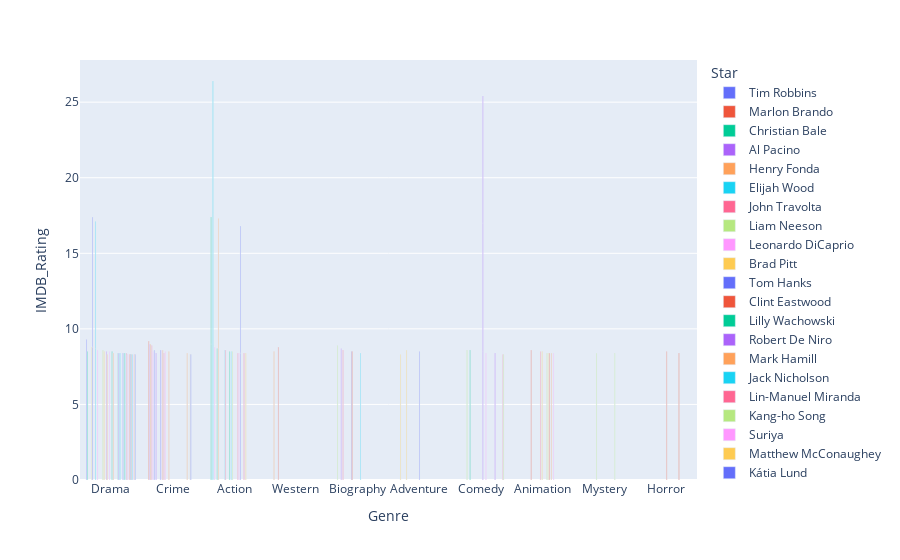

Notebook cell for this chart:
### Code cell
fig

### Figure 1 — Plotly figure (JSON) as saved in the notebook; plotly's stock layout.template omitted (floating-point values rounded to 4 significant figures)
{"data": [{"alignmentgroup": "True", "hovertemplate": "Star=Tim Robbins<br>Genre=%{x}<br>IMDB_Rating=%{y}<extra></extra>", "legendgroup": "Tim Robbins", "marker": {"color": "#636efa", "pattern": {"shape": ""}}, "name": "Tim Robbins", "offsetgroup": "Tim Robbins", "orientation": "v", "showlegend": true, "textposition": "auto", "type": "bar", "x": ["Drama"], "xaxis": "x", "y": [9.3], "yaxis": "y"}, {"alignmentgroup": "True", "hovertemplate": "Star=Marlon Brando<br>Genre=%{x}<br>IMDB_Rating=%{y}<extra></extra>", "legendgroup": "Marlon Brando", "marker": {"color": "#EF553B", "pattern": {"shape": ""}}, "name": "Marlon Brando", "offsetgroup": "Marlon Brando", "orientation": "v", "showlegend": true, "textposition": "auto", "type": "bar", "x": ["Crime"], "xaxis": "x", "y": [9.2], "yaxis": "y"}, {"alignmentgroup": "True", "hovertemplate": "Star=Christian Bale<br>Genre=%{x}<br>IMDB_Rating=%{y}<extra></extra>", "legendgroup": "Christian Bale", "marker": {"color": "#00cc96", "pattern": {"shape": ""}}, "name": "Christian Bale", "offsetgroup": "Christian Bale", "orientation": "v", "showlegend": true, "textposition": "auto", "type": "bar", "x": ["Action", "Drama", "Action"], "xaxis": "x", "y": [9, 8.5, 8.4], "yaxis": "y"}, {"alignmentgroup": "True", "hovertemplate": "Star=Al Pacino<br>Genre=%{x}<br>IMDB_Rating=%{y}<extra></extra>", "legendgroup": "Al Pacino", "marker": {"color": "#ab63fa", "pattern": {"shape": ""}}, "name": "Al Pacino", "offsetgroup": "Al Pacino", "orientation": "v", "showlegend": true, "textposition": "auto", "type": "bar", "x": ["Crime"], "xaxis": "x", "y": [9], "yaxis": "y"}, {"alignmentgroup": "True", "hovertemplate": "Star=Henry Fonda<br>Genre=%{x}<br>IMDB_Rating=%{y}<extra></extra>", "legendgroup": "Henry Fonda", "marker": {"color": "#FFA15A", "pattern": {"shape": ""}}, "name": "Henry Fonda", "offsetgroup": "Henry Fonda", "orientation": "v", "showlegend": true, "textposition": "auto", "type": "bar", "x": ["Crime", "Western"], "xaxis": "x", "y": [9, 8.5], "yaxis": "y"}, {"alignmentgroup": "True", "hovertemplate": "Star=Elijah Wood<br>Genre=%{x}<br>IMDB_Rating=%{y}<extra></extra>", "legendgroup": "Elijah Wood", "marker": {"color": "#19d3f3", "pattern": {"shape": ""}}, "name": "Elijah Wood", "offsetgroup": "Elijah Wood", "orientation": "v", "showlegend": true, "textposition": "auto", "type": "bar", "x": ["Action", "Action", "Action"], "xaxis": "x", "y": [8.9, 8.8, 8.7], "yaxis": "y"}, {"alignmentgroup": "True", "hovertemplate": "Star=John Travolta<br>Genre=%{x}<br>IMDB_Rating=%{y}<extra></extra>", "legendgroup": "John Travolta", "marker": {"color": "#FF6692", "pattern": {"shape": ""}}, "name": "John Travolta", "offsetgroup": "John Travolta", "orientation": "v", "showlegend": true, "textposition": "auto", "type": "bar", "x": ["Crime"], "xaxis": "x", "y": [8.9], "yaxis": "y"}, {"alignmentgroup": "True", "hovertemplate": "Star=Liam Neeson<br>Genre=%{x}<br>IMDB_Rating=%{y}<extra></extra>", "legendgroup": "Liam Neeson", "marker": {"color": "#B6E880", "pattern": {"shape": ""}}, "name": "Liam Neeson", "offsetgroup": "Liam Neeson", "orientation": "v", "showlegend": true, "textposition": "auto", "type": "bar", "x": ["Biography"], "xaxis": "x", "y": [8.9], "yaxis": "y"}, {"alignmentgroup": "True", "hovertemplate": "Star=Leonardo DiCaprio<br>Genre=%{x}<br>IMDB_Rating=%{y}<extra></extra>", "legendgroup": "Leonardo DiCaprio", "marker": {"color": "#FF97FF", "pattern": {"shape": ""}}, "name": "Leonardo DiCaprio", "offsetgroup": "Leonardo DiCaprio", "orientation": "v", "showlegend": true, "textposition": "auto", "type": "bar", "x": ["Action", "Crime"], "xaxis": "x", "y": [8.8, 8.5], "yaxis": "y"}, {"alignmentgroup": "True", "hovertemplate": "Star=Brad Pitt<br>Genre=%{x}<br>IMDB_Rating=%{y}<extra></extra>", "legendgroup": "Brad Pitt", "marker": {"color": "#FECB52", "pattern": {"shape": ""}}, "name": "Brad Pitt", "offsetgroup": "Brad Pitt", "orientation": "v", "showlegend": true, "textposition": "auto", "type": "bar", "x": ["Drama", "Adventure"], "xaxis": "x", "y": [8.8, 8.3], "yaxis": "y"}, {"alignmentgroup": "True", "hovertemplate": "Star=Tom Hanks<br>Genre=%{x}<br>IMDB_Rating=%{y}<extra></extra>", "legendgroup": "Tom Hanks", "marker": {"color": "#636efa", "pattern": {"shape": ""}}, "name": "Tom Hanks", "offsetgroup": "Tom Hanks", "orientation": "v", "showlegend": true, "textposition": "auto", "type": "bar", "x": ["Drama", "Drama", "Crime"], "xaxis": "x", "y": [8.8, 8.6, 8.6], "yaxis": "y"}, {"alignmentgroup": "True", "hovertemplate": "Star=Clint Eastwood<br>Genre=%{x}<br>IMDB_Rating=%{y}<extra></extra>", "legendgroup": "Clint Eastwood", "marker": {"color": "#EF553B", "pattern": {"shape": ""}}, "name": "Clint Eastwood", "offsetgroup": "Clint Eastwood", "orientation": "v", "showlegend": true, "textposition": "auto", "type": "bar", "x": ["Western"], "xaxis": "x", "y": [8.8], "yaxis": "y"}, {"alignmentgroup": "True", "hovertemplate": "Star=Lilly Wachowski<br>Genre=%{x}<br>IMDB_Rating=%{y}<extra></extra>", "legendgroup": "Lilly Wachowski", "marker": {"color": "#00cc96", "pattern": {"shape": ""}}, "name": "Lilly Wachowski", "offsetgroup": "Lilly Wachowski", "orientation": "v", "showlegend": true, "textposition": "auto", "type": "bar", "x": ["Action"], "xaxis": "x", "y": [8.7], "yaxis": "y"}, {"alignmentgroup": "True", "hovertemplate": "Star=Robert De Niro<br>Genre=%{x}<br>IMDB_Rating=%{y}<extra></extra>", "legendgroup": "Robert De Niro", "marker": {"color": "#ab63fa", "pattern": {"shape": ""}}, "name": "Robert De Niro", "offsetgroup": "Robert De Niro", "orientation": "v", "showlegend": true, "textposition": "auto", "type": "bar", "x": ["Biography", "Crime"], "xaxis": "x", "y": [8.7, 8.4], "yaxis": "y"}, {"alignmentgroup": "True", "hovertemplate": "Star=Mark Hamill<br>Genre=%{x}<br>IMDB_Rating=%{y}<extra></extra>", "legendgroup": "Mark Hamill", "marker": {"color": "#FFA15A", "pattern": {"shape": ""}}, "name": "Mark Hamill", "offsetgroup": "Mark Hamill", "orientation": "v", "showlegend": true, "textposition": "auto", "type": "bar", "x": ["Action", "Action"], "xaxis": "x", "y": [8.7, 8.6], "yaxis": "y"}, {"alignmentgroup": "True", "hovertemplate": "Star=Jack Nicholson<br>Genre=%{x}<br>IMDB_Rating=%{y}<extra></extra>", "legendgroup": "Jack Nicholson", "marker": {"color": "#19d3f3", "pattern": {"shape": ""}}, "name": "Jack Nicholson", "offsetgroup": "Jack Nicholson", "orientation": "v", "showlegend": true, "textposition": "auto", "type": "bar", "x": ["Drama", "Drama"], "xaxis": "x", "y": [8.7, 8.4], "yaxis": "y"}, {"alignmentgroup": "True", "hovertemplate": "Star=Lin-Manuel Miranda<br>Genre=%{x}<br>IMDB_Rating=%{y}<extra></extra>", "legendgroup": "Lin-Manuel Miranda", "marker": {"color": "#FF6692", "pattern": {"shape": ""}}, "name": "Lin-Manuel Miranda", "offsetgroup": "Lin-Manuel Miranda", "orientation": "v", "showlegend": true, "textposition": "auto", "type": "bar", "x": ["Biography"], "xaxis": "x", "y": [8.6], "yaxis": "y"}, {"alignmentgroup": "True", "hovertemplate": "Star=Kang-ho Song<br>Genre=%{x}<br>IMDB_Rating=%{y}<extra></extra>", "legendgroup": "Kang-ho Song", "marker": {"color": "#B6E880", "pattern": {"shape": ""}}, "name": "Kang-ho Song", "offsetgroup": "Kang-ho Song", "orientation": "v", "showlegend": true, "textposition": "auto", "type": "bar", "x": ["Comedy"], "xaxis": "x", "y": [8.6], "yaxis": "y"}, {"alignmentgroup": "True", "hovertemplate": "Star=Suriya<br>Genre=%{x}<br>IMDB_Rating=%{y}<extra></extra>", "legendgroup": "Suriya", "marker": {"color": "#FF97FF", "pattern": {"shape": ""}}, "name": "Suriya", "offsetgroup": "Suriya", "orientation": "v", "showlegend": true, "textposition": "auto", "type": "bar", "x": ["Drama"], "xaxis": "x", "y": [8.6], "yaxis": "y"}, {"alignmentgroup": "True", "hovertemplate": "Star=Matthew McConaughey<br>Genre=%{x}<br>IMDB_Rating=%{y}<extra></extra>", "legendgroup": "Matthew McConaughey", "marker": {"color": "#FECB52", "pattern": {"shape": ""}}, "name": "Matthew McConaughey", "offsetgroup": "Matthew McConaughey", "orientation": "v", "showlegend": true, "textposition": "auto", "type": "bar", "x": ["Adventure"], "xaxis": "x", "y": [8.6], "yaxis": "y"}, {"alignmentgroup": "True", "hovertemplate": "Star=Kátia Lund<br>Genre=%{x}<br>IMDB_Rating=%{y}<extra></extra>", "legendgroup": "Kátia Lund", "marker": {"color": "#636efa", "pattern": {"shape": ""}}, "name": "Kátia Lund", "offsetgroup": "Kátia Lund", "orientation": "v", "showlegend": true, "textposition": "auto", "type": "bar", "x": ["Crime"], "xaxis": "x", "y": [8.6], "yaxis": "y"}, {"alignmentgroup": "True", "hovertemplate": "Star=Daveigh Chase<br>Genre=%{x}<br>IMDB_Rating=%{y}<extra></extra>", "legendgroup": "Daveigh Chase", "marker": {"color": "#EF553B", "pattern": {"shape": ""}}, "name": "Daveigh Chase", "offsetgroup": "Daveigh Chase", "orientation": "v", "showlegend": true, "textposition": "auto", "type": "bar", "x": ["Animation"], "xaxis": "x", "y": [8.6], "yaxis": "y"}, {"alignmentgroup": "True", "hovertemplate": "Star=Roberto Benigni<br>Genre=%{x}<br>IMDB_Rating=%{y}<extra></extra>", "legendgroup": "Roberto Benigni", "marker": {"color": "#00cc96", "pattern": {"shape": ""}}, "name": "Roberto Benigni", "offsetgroup": "Roberto Benigni", "orientation": "v", "showlegend": true, "textposition": "auto", "type": "bar", "x": ["Comedy"], "xaxis": "x", "y": [8.6], "yaxis": "y"}, {"alignmentgroup": "True", "hovertemplate": "Star=Morgan Freeman<br>Genre=%{x}<br>IMDB_Rating=%{y}<extra></extra>", "legendgroup": "Morgan Freeman", "marker": {"color": "#ab63fa", "pattern": {"shape": ""}}, "name": "Morgan Freeman", "offsetgroup": "Morgan Freeman", "orientation": "v", "showlegend": true, "textposition": "auto", "type": "bar", "x": ["Crime"], "xaxis": "x", "y": [8.6], "yaxis": "y"}, {"alignmentgroup": "True", "hovertemplate": "Star=Jodie Foster<br>Genre=%{x}<br>IMDB_Rating=%{y}<extra></extra>", "legendgroup": "Jodie Foster", "marker": {"color": "#FFA15A", "pattern": {"shape": ""}}, "name": "Jodie Foster", "offsetgroup": "Jodie Foster", "orientation": "v", "showlegend": true, "textposition": "auto", "type": "bar", "x": ["Crime"], "xaxis": "x", "y": [8.6], "yaxis": "y"}, {"alignmentgroup": "True", "hovertemplate": "Star=Tatsuya Nakadai<br>Genre=%{x}<br>IMDB_Rating=%{y}<extra></extra>", "legendgroup": "Tatsuya Nakadai", "marker": {"color": "#19d3f3", "pattern": {"shape": ""}}, "name": "Tatsuya Nakadai", "offsetgroup": "Tatsuya Nakadai", "orientation": "v", "showlegend": true, "textposition": "auto", "type": "bar", "x": ["Action"], "xaxis": "x", "y": [8.6], "yaxis": "y"}, {"alignmentgroup": "True", "hovertemplate": "Star=Toshirô Mifune<br>Genre=%{x}<br>IMDB_Rating=%{y}<extra></extra>", "legendgroup": "Toshirô Mifune", "marker": {"color": "#FF6692", "pattern": {"shape": ""}}, "name": "Toshirô Mifune", "offsetgroup": "Toshirô Mifune", "orientation": "v", "showlegend": true, "textposition": "auto", "type": "bar", "x": ["Action", "Crime"], "xaxis": "x", "y": [8.6, 8.4], "yaxis": "y"}, {"alignmentgroup": "True", "hovertemplate": "Star=James Stewart<br>Genre=%{x}<br>IMDB_Rating=%{y}<extra></extra>", "legendgroup": "James Stewart", "marker": {"color": "#B6E880", "pattern": {"shape": ""}}, "name": "James Stewart", "offsetgroup": "James Stewart", "orientation": "v", "showlegend": true, "textposition": "auto", "type": "bar", "x": ["Drama", "Mystery"], "xaxis": "x", "y": [8.6, 8.4], "yaxis": "y"}, {"alignmentgroup": "True", "hovertemplate": "Star=Joaquin Phoenix<br>Genre=%{x}<br>IMDB_Rating=%{y}<extra></extra>", "legendgroup": "Joaquin Phoenix", "marker": {"color": "#FF97FF", "pattern": {"shape": ""}}, "name": "Joaquin Phoenix", "offsetgroup": "Joaquin Phoenix", "orientation": "v", "showlegend": true, "textposition": "auto", "type": "bar", "x": ["Crime"], "xaxis": "x", "y": [8.5], "yaxis": "y"}, {"alignmentgroup": "True", "hovertemplate": "Star=Miles Teller<br>Genre=%{x}<br>IMDB_Rating=%{y}<extra></extra>", "legendgroup": "Miles Teller", "marker": {"color": "#FECB52", "pattern": {"shape": ""}}, "name": "Miles Teller", "offsetgroup": "Miles Teller", "orientation": "v", "showlegend": true, "textposition": "auto", "type": "bar", "x": ["Drama"], "xaxis": "x", "y": [8.5], "yaxis": "y"}, {"alignmentgroup": "True", "hovertemplate": "Star=Éric Toledano<br>Genre=%{x}<br>IMDB_Rating=%{y}<extra></extra>", "legendgroup": "Éric Toledano", "marker": {"color": "#636efa", "pattern": {"shape": ""}}, "name": "Éric Toledano", "offsetgroup": "Éric Toledano", "orientation": "v", "showlegend": true, "textposition": "auto", "type": "bar", "x": ["Biography"], "xaxis": "x", "y": [8.5], "yaxis": "y"}, {"alignmentgroup": "True", "hovertemplate": "Star=Adrien Brody<br>Genre=%{x}<br>IMDB_Rating=%{y}<extra></extra>", "legendgroup": "Adrien Brody", "marker": {"color": "#EF553B", "pattern": {"shape": ""}}, "name": "Adrien Brody", "offsetgroup": "Adrien Brody", "orientation": "v", "showlegend": true, "textposition": "auto", "type": "bar", "x": ["Biography"], "xaxis": "x", "y": [8.5], "yaxis": "y"}, {"alignmentgroup": "True", "hovertemplate": "Star=Russell Crowe<br>Genre=%{x}<br>IMDB_Rating=%{y}<extra></extra>", "legendgroup": "Russell Crowe", "marker": {"color": "#00cc96", "pattern": {"shape": ""}}, "name": "Russell Crowe", "offsetgroup": "Russell Crowe", "orientation": "v", "showlegend": true, "textposition": "auto", "type": "bar", "x": ["Action"], "xaxis": "x", "y": [8.5], "yaxis": "y"}, {"alignmentgroup": "True", "hovertemplate": "Star=Edward Norton<br>Genre=%{x}<br>IMDB_Rating=%{y}<extra></extra>", "legendgroup": "Edward Norton", "marker": {"color": "#ab63fa", "pattern": {"shape": ""}}, "name": "Edward Norton", "offsetgroup": "Edward Norton", "orientation": "v", "showlegend": true, "textposition": "auto", "type": "bar", "x": ["Drama"], "xaxis": "x", "y": [8.5], "yaxis": "y"}, {"alignmentgroup": "True", "hovertemplate": "Star=Kevin Spacey<br>Genre=%{x}<br>IMDB_Rating=%{y}<extra></extra>", "legendgroup": "Kevin Spacey", "marker": {"color": "#FFA15A", "pattern": {"shape": ""}}, "name": "Kevin Spacey", "offsetgroup": "Kevin Spacey", "orientation": "v", "showlegend": true, "textposition": "auto", "type": "bar", "x": ["Crime", "Drama"], "xaxis": "x", "y": [8.5, 8.3], "yaxis": "y"}, {"alignmentgroup": "True", "hovertemplate": "Star=Jean Reno<br>Genre=%{x}<br>IMDB_Rating=%{y}<extra></extra>", "legendgroup": "Jean Reno", "marker": {"color": "#19d3f3", "pattern": {"shape": ""}}, "name": "Jean Reno", "offsetgroup": "Jean Reno", "orientation": "v", "showlegend": true, "textposition": "auto", "type": "bar", "x": ["Action"], "xaxis": "x", "y": [8.5], "yaxis": "y"}, {"alignmentgroup": "True", "hovertemplate": "Star=Rob Minkoff<br>Genre=%{x}<br>IMDB_Rating=%{y}<extra></extra>", "legendgroup": "Rob Minkoff", "marker": {"color": "#FF6692", "pattern": {"shape": ""}}, "name": "Rob Minkoff", "offsetgroup": "Rob Minkoff", "orientation": "v", "showlegend": true, "textposition": "auto", "type": "bar", "x": ["Animation"], "xaxis": "x", "y": [8.5], "yaxis": "y"}, {"alignmentgroup": "True", "hovertemplate": "Star=Arnold Schwarzenegger<br>Genre=%{x}<br>IMDB_Rating=%{y}<extra></extra>", "legendgroup": "Arnold Schwarzenegger", "marker": {"color": "#B6E880", "pattern": {"shape": ""}}, "name": "Arnold Schwarzenegger", "offsetgroup": "Arnold Schwarzenegger", "orientation": "v", "showlegend": true, "textposition": "auto", "type": "bar", "x": ["Action"], "xaxis": "x", "y": [8.5], "yaxis": "y"}, {"alignmentgroup": "True", "hovertemplate": "Star=Philippe Noiret<br>Genre=%{x}<br>IMDB_Rating=%{y}<extra></extra>", "legendgroup": "Philippe Noiret", "marker": {"color": "#FF97FF", "pattern": {"shape": ""}}, "name": "Philippe Noiret", "offsetgroup": "Philippe Noiret", "orientation": "v", "showlegend": true, "textposition": "auto", "type": "bar", "x": ["Drama"], "xaxis": "x", "y": [8.5], "yaxis": "y"}, {"alignmentgroup": "True", "hovertemplate": "Star=Tsutomu Tatsumi<br>Genre=%{x}<br>IMDB_Rating=%{y}<extra></extra>", "legendgroup": "Tsutomu Tatsumi", "marker": {"color": "#FECB52", "pattern": {"shape": ""}}, "name": "Tsutomu Tatsumi", "offsetgroup": "Tsutomu Tatsumi", "orientation": "v", "showlegend": true, "textposition": "auto", "type": "bar", "x": ["Animation"], "xaxis": "x", "y": [8.5], "yaxis": "y"}, {"alignmentgroup": "True", "hovertemplate": "Star=Michael J. Fox<br>Genre=%{x}<br>IMDB_Rating=%{y}<extra></extra>", "legendgroup": "Michael J. Fox", "marker": {"color": "#636efa", "pattern": {"shape": ""}}, "name": "Michael J. Fox", "offsetgroup": "Michael J. Fox", "orientation": "v", "showlegend": true, "textposition": "auto", "type": "bar", "x": ["Adventure"], "xaxis": "x", "y": [8.5], "yaxis": "y"}, {"alignmentgroup": "True", "hovertemplate": "Star=Anthony Perkins<br>Genre=%{x}<br>IMDB_Rating=%{y}<extra></extra>", "legendgroup": "Anthony Perkins", "marker": {"color": "#EF553B", "pattern": {"shape": ""}}, "name": "Anthony Perkins", "offsetgroup": "Anthony Perkins", "orientation": "v", "showlegend": true, "textposition": "auto", "type": "bar", "x": ["Horror"], "xaxis": "x", "y": [8.5], "yaxis": "y"}, {"alignmentgroup": "True", "hovertemplate": "Star=Humphrey Bogart<br>Genre=%{x}<br>IMDB_Rating=%{y}<extra></extra>", "legendgroup": "Humphrey Bogart", "marker": {"color": "#00cc96", "pattern": {"shape": ""}}, "name": "Humphrey Bogart", "offsetgroup": "Humphrey Bogart", "orientation": "v", "showlegend": true, "textposition": "auto", "type": "bar", "x": ["Drama"], "xaxis": "x", "y": [8.5], "yaxis": "y"}, {"alignmentgroup": "True", "hovertemplate": "Star=Charles Chaplin<br>Genre=%{x}<br>IMDB_Rating=%{y}<extra></extra>", "legendgroup": "Charles Chaplin", "marker": {"color": "#ab63fa", "pattern": {"shape": ""}}, "name": "Charles Chaplin", "offsetgroup": "Charles Chaplin", "orientation": "v", "showlegend": true, "textposition": "auto", "type": "bar", "x": ["Comedy", "Comedy", "Comedy"], "xaxis": "x", "y": [8.5, 8.5, 8.4], "yaxis": "y"}, {"alignmentgroup": "True", "hovertemplate": "Star=Zain Al Rafeea<br>Genre=%{x}<br>IMDB_Rating=%{y}<extra></extra>", "legendgroup": "Zain Al Rafeea", "marker": {"color": "#FFA15A", "pattern": {"shape": ""}}, "name": "Zain Al Rafeea", "offsetgroup": "Zain Al Rafeea", "orientation": "v", "showlegend": true, "textposition": "auto", "type": "bar", "x": ["Drama"], "xaxis": "x", "y": [8.4], "yaxis": "y"}, {"alignmentgroup": "True", "hovertemplate": "Star=Erdem Can<br>Genre=%{x}<br>IMDB_Rating=%{y}<extra></extra>", "legendgroup": "Erdem Can", "marker": {"color": "#19d3f3", "pattern": {"shape": ""}}, "name": "Erdem Can", "offsetgroup": "Erdem Can", "orientation": "v", "showlegend": true, "textposition": "auto", "type": "bar", "x": ["Biography"], "xaxis": "x", "y": [8.4], "yaxis": "y"}, {"alignmentgroup": "True", "hovertemplate": "Star=Pushkar<br>Genre=%{x}<br>IMDB_Rating=%{y}<extra></extra>", "legendgroup": "Pushkar", "marker": {"color": "#FF6692", "pattern": {"shape": ""}}, "name": "Pushkar", "offsetgroup": "Pushkar", "orientation": "v", "showlegend": true, "textposition": "auto", "type": "bar", "x": ["Action"], "xaxis": "x", "y": [8.4], "yaxis": "y"}, {"alignmentgroup": "True", "hovertemplate": "Star=Ryûnosuke Kamiki<br>Genre=%{x}<br>IMDB_Rating=%{y}<extra></extra>", "legendgroup": "Ryûnosuke Kamiki", "marker": {"color": "#B6E880", "pattern": {"shape": ""}}, "name": "Ryûnosuke Kamiki", "offsetgroup": "Ryûnosuke Kamiki", "orientation": "v", "showlegend": true, "textposition": "auto", "type": "bar", "x": ["Animation"], "xaxis": "x", "y": [8.4], "yaxis": "y"}, {"alignmentgroup": "True", "hovertemplate": "Star=Aamir Khan<br>Genre=%{x}<br>IMDB_Rating=%{y}<extra></extra>", "legendgroup": "Aamir Khan", "marker": {"color": "#FF97FF", "pattern": {"shape": ""}}, "name": "Aamir Khan", "offsetgroup": "Aamir Khan", "orientation": "v", "showlegend": true, "textposition": "auto", "type": "bar", "x": ["Action", "Comedy"], "xaxis": "x", "y": [8.4, 8.4], "yaxis": "y"}, {"alignmentgroup": "True", "hovertemplate": "Star=Peter Ramsey<br>Genre=%{x}<br>IMDB_Rating=%{y}<extra></extra>", "legendgroup": "Peter Ramsey", "marker": {"color": "#FECB52", "pattern": {"shape": ""}}, "name": "Peter Ramsey", "offsetgroup": "Peter Ramsey", "orientation": "v", "showlegend": true, "textposition": "auto", "type": "bar", "x": ["Animation"], "xaxis": "x", "y": [8.4], "yaxis": "y"}, {"alignmentgroup": "True", "hovertemplate": "Star=Joe Russo<br>Genre=%{x}<br>IMDB_Rating=%{y}<extra></extra>", "legendgroup": "Joe Russo", "marker": {"color": "#636efa", "pattern": {"shape": ""}}, "name": "Joe Russo", "offsetgroup": "Joe Russo", "orientation": "v", "showlegend": true, "textposition": "auto", "type": "bar", "x": ["Action", "Action"], "xaxis": "x", "y": [8.4, 8.4], "yaxis": "y"}, {"alignmentgroup": "True", "hovertemplate": "Star=Adrian Molina<br>Genre=%{x}<br>IMDB_Rating=%{y}<extra></extra>", "legendgroup": "Adrian Molina", "marker": {"color": "#EF553B", "pattern": {"shape": ""}}, "name": "Adrian Molina", "offsetgroup": "Adrian Molina", "orientation": "v", "showlegend": true, "textposition": "auto", "type": "bar", "x": ["Animation"], "xaxis": "x", "y": [8.4], "yaxis": "y"}, {"alignmentgroup": "True", "hovertemplate": "Star=Jamie Foxx<br>Genre=%{x}<br>IMDB_Rating=%{y}<extra></extra>", "legendgroup": "Jamie Foxx", "marker": {"color": "#00cc96", "pattern": {"shape": ""}}, "name": "Jamie Foxx", "offsetgroup": "Jamie Foxx", "orientation": "v", "showlegend": true, "textposition": "auto", "type": "bar", "x": ["Drama"], "xaxis": "x", "y": [8.4], "yaxis": "y"}, {"alignmentgroup": "True", "hovertemplate": "Star=Amole Gupte<br>Genre=%{x}<br>IMDB_Rating=%{y}<extra></extra>", "legendgroup": "Amole Gupte", "marker": {"color": "#ab63fa", "pattern": {"shape": ""}}, "name": "Amole Gupte", "offsetgroup": "Amole Gupte", "orientation": "v", "showlegend": true, "textposition": "auto", "type": "bar", "x": ["Drama"], "xaxis": "x", "y": [8.4], "yaxis": "y"}, {"alignmentgroup": "True", "hovertemplate": "Star=Ben Burtt<br>Genre=%{x}<br>IMDB_Rating=%{y}<extra></extra>", "legendgroup": "Ben Burtt", "marker": {"color": "#FFA15A", "pattern": {"shape": ""}}, "name": "Ben Burtt", "offsetgroup": "Ben Burtt", "orientation": "v", "showlegend": true, "textposition": "auto", "type": "bar", "x": ["Animation"], "xaxis": "x", "y": [8.4], "yaxis": "y"}, {"alignmentgroup": "True", "hovertemplate": "Star=Ulrich Mühe<br>Genre=%{x}<br>IMDB_Rating=%{y}<extra></extra>", "legendgroup": "Ulrich Mühe", "marker": {"color": "#19d3f3", "pattern": {"shape": ""}}, "name": "Ulrich Mühe", "offsetgroup": "Ulrich Mühe", "orientation": "v", "showlegend": true, "textposition": "auto", "type": "bar", "x": ["Drama"], "xaxis": "x", "y": [8.4], "yaxis": "y"}, {"alignmentgroup": "True", "hovertemplate": "Star=Choi Min-sik<br>Genre=%{x}<br>IMDB_Rating=%{y}<extra></extra>", "legendgroup": "Choi Min-sik", "marker": {"color": "#FF6692", "pattern": {"shape": ""}}, "name": "Choi Min-sik", "offsetgroup": "Choi Min-sik", "orientation": "v", "showlegend": true, "textposition": "auto", "type": "bar", "x": ["Action"], "xaxis": "x", "y": [8.4], "yaxis": "y"}, {"alignmentgroup": "True", "hovertemplate": "Star=Guy Pearce<br>Genre=%{x}<br>IMDB_Rating=%{y}<extra></extra>", "legendgroup": "Guy Pearce", "marker": {"color": "#B6E880", "pattern": {"shape": ""}}, "name": "Guy Pearce", "offsetgroup": "Guy Pearce", "orientation": "v", "showlegend": true, "textposition": "auto", "type": "bar", "x": ["Mystery"], "xaxis": "x", "y": [8.4], "yaxis": "y"}, {"alignmentgroup": "True", "hovertemplate": "Star=Yôji Matsuda<br>Genre=%{x}<br>IMDB_Rating=%{y}<extra></extra>", "legendgroup": "Yôji Matsuda", "marker": {"color": "#FF97FF", "pattern": {"shape": ""}}, "name": "Yôji Matsuda", "offsetgroup": "Yôji Matsuda", "orientation": "v", "showlegend": true, "textposition": "auto", "type": "bar", "x": ["Animation"], "xaxis": "x", "y": [8.4], "yaxis": "y"}, {"alignmentgroup": "True", "hovertemplate": "Star=Harrison Ford<br>Genre=%{x}<br>IMDB_Rating=%{y}<extra></extra>", "legendgroup": "Harrison Ford", "marker": {"color": "#FECB52", "pattern": {"shape": ""}}, "name": "Harrison Ford", "offsetgroup": "Harrison Ford", "orientation": "v", "showlegend": true, "textposition": "auto", "type": "bar", "x": ["Action"], "xaxis": "x", "y": [8.4], "yaxis": "y"}, {"alignmentgroup": "True", "hovertemplate": "Star=Martin Sheen<br>Genre=%{x}<br>IMDB_Rating=%{y}<extra></extra>", "legendgroup": "Martin Sheen", "marker": {"color": "#636efa", "pattern": {"shape": ""}}, "name": "Martin Sheen", "offsetgroup": "Martin Sheen", "orientation": "v", "showlegend": true, "textposition": "auto", "type": "bar", "x": ["Drama"], "xaxis": "x", "y": [8.4], "yaxis": "y"}, {"alignmentgroup": "True", "hovertemplate": "Star=Sigourney Weaver<br>Genre=%{x}<br>IMDB_Rating=%{y}<extra></extra>", "legendgroup": "Sigourney Weaver", "marker": {"color": "#EF553B", "pattern": {"shape": ""}}, "name": "Sigourney Weaver", "offsetgroup": "Sigourney Weaver", "orientation": "v", "showlegend": true, "textposition": "auto", "type": "bar", "x": ["Horror"], "xaxis": "x", "y": [8.4], "yaxis": "y"}, {"alignmentgroup": "True", "hovertemplate": "Star=Rajesh Khanna<br>Genre=%{x}<br>IMDB_Rating=%{y}<extra></extra>", "legendgroup": "Rajesh Khanna", "marker": {"color": "#00cc96", "pattern": {"shape": ""}}, "name": "Rajesh Khanna", "offsetgroup": "Rajesh Khanna", "orientation": "v", "showlegend": true, "textposition": "auto", "type": "bar", "x": ["Drama"], "xaxis": "x", "y": [8.4], "yaxis": "y"}, {"alignmentgroup": "True", "hovertemplate": "Star=Peter Sellers<br>Genre=%{x}<br>IMDB_Rating=%{y}<extra></extra>", "legendgroup": "Peter Sellers", "marker": {"color": "#ab63fa", "pattern": {"shape": ""}}, "name": "Peter Sellers", "offsetgroup": "Peter Sellers", "orientation": "v", "showlegend": true, "textposition": "auto", "type": "bar", "x": ["Comedy"], "xaxis": "x", "y": [8.4], "yaxis": "y"}, {"alignmentgroup": "True", "hovertemplate": "Star=Tyrone Power<br>Genre=%{x}<br>IMDB_Rating=%{y}<extra></extra>", "legendgroup": "Tyrone Power", "marker": {"color": "#FFA15A", "pattern": {"shape": ""}}, "name": "Tyrone Power", "offsetgroup": "Tyrone Power", "orientation": "v", "showlegend": true, "textposition": "auto", "type": "bar", "x": ["Crime"], "xaxis": "x", "y": [8.4], "yaxis": "y"}, {"alignmentgroup": "True", "hovertemplate": "Star=Kirk Douglas<br>Genre=%{x}<br>IMDB_Rating=%{y}<extra></extra>", "legendgroup": "Kirk Douglas", "marker": {"color": "#19d3f3", "pattern": {"shape": ""}}, "name": "Kirk Douglas", "offsetgroup": "Kirk Douglas", "orientation": "v", "showlegend": true, "textposition": "auto", "type": "bar", "x": ["Drama"], "xaxis": "x", "y": [8.4], "yaxis": "y"}, {"alignmentgroup": "True", "hovertemplate": "Star=William Holden<br>Genre=%{x}<br>IMDB_Rating=%{y}<extra></extra>", "legendgroup": "William Holden", "marker": {"color": "#FF6692", "pattern": {"shape": ""}}, "name": "William Holden", "offsetgroup": "William Holden", "orientation": "v", "showlegend": true, "textposition": "auto", "type": "bar", "x": ["Drama"], "xaxis": "x", "y": [8.4], "yaxis": "y"}, {"alignmentgroup": "True", "hovertemplate": "Star=Dean-Charles Chapman<br>Genre=%{x}<br>IMDB_Rating=%{y}<extra></extra>", "legendgroup": "Dean-Charles Chapman", "marker": {"color": "#B6E880", "pattern": {"shape": ""}}, "name": "Dean-Charles Chapman", "offsetgroup": "Dean-Charles Chapman", "orientation": "v", "showlegend": true, "textposition": "auto", "type": "bar", "x": ["Drama"], "xaxis": "x", "y": [8.3], "yaxis": "y"}, {"alignmentgroup": "True", "hovertemplate": "Star=Anand Gandhi<br>Genre=%{x}<br>IMDB_Rating=%{y}<extra></extra>", "legendgroup": "Anand Gandhi", "marker": {"color": "#FF97FF", "pattern": {"shape": ""}}, "name": "Anand Gandhi", "offsetgroup": "Anand Gandhi", "orientation": "v", "showlegend": true, "textposition": "auto", "type": "bar", "x": ["Drama"], "xaxis": "x", "y": [8.3], "yaxis": "y"}, {"alignmentgroup": "True", "hovertemplate": "Star=Ayushmann Khurrana<br>Genre=%{x}<br>IMDB_Rating=%{y}<extra></extra>", "legendgroup": "Ayushmann Khurrana", "marker": {"color": "#FECB52", "pattern": {"shape": ""}}, "name": "Ayushmann Khurrana", "offsetgroup": "Ayushmann Khurrana", "orientation": "v", "showlegend": true, "textposition": "auto", "type": "bar", "x": ["Crime"], "xaxis": "x", "y": [8.3], "yaxis": "y"}, {"alignmentgroup": "True", "hovertemplate": "Star=Mohanlal<br>Genre=%{x}<br>IMDB_Rating=%{y}<extra></extra>", "legendgroup": "Mohanlal", "marker": {"color": "#636efa", "pattern": {"shape": ""}}, "name": "Mohanlal", "offsetgroup": "Mohanlal", "orientation": "v", "showlegend": true, "textposition": "auto", "type": "bar", "x": ["Crime"], "xaxis": "x", "y": [8.3], "yaxis": "y"}, {"alignmentgroup": "True", "hovertemplate": "Star=Mads Mikkelsen<br>Genre=%{x}<br>IMDB_Rating=%{y}<extra></extra>", "legendgroup": "Mads Mikkelsen", "marker": {"color": "#EF553B", "pattern": {"shape": ""}}, "name": "Mads Mikkelsen", "offsetgroup": "Mads Mikkelsen", "orientation": "v", "showlegend": true, "textposition": "auto", "type": "bar", "x": ["Drama"], "xaxis": "x", "y": [8.3], "yaxis": "y"}, {"alignmentgroup": "True", "hovertemplate": "Star=Payman Maadi<br>Genre=%{x}<br>IMDB_Rating=%{y}<extra></extra>", "legendgroup": "Payman Maadi", "marker": {"color": "#00cc96", "pattern": {"shape": ""}}, "name": "Payman Maadi", "offsetgroup": "Payman Maadi", "orientation": "v", "showlegend": true, "textposition": "auto", "type": "bar", "x": ["Drama"], "xaxis": "x", "y": [8.3], "yaxis": "y"}, {"alignmentgroup": "True", "hovertemplate": "Star=Lubna Azabal<br>Genre=%{x}<br>IMDB_Rating=%{y}<extra></extra>", "legendgroup": "Lubna Azabal", "marker": {"color": "#ab63fa", "pattern": {"shape": ""}}, "name": "Lubna Azabal", "offsetgroup": "Lubna Azabal", "orientation": "v", "showlegend": true, "textposition": "auto", "type": "bar", "x": ["Drama"], "xaxis": "x", "y": [8.3], "yaxis": "y"}, {"alignmentgroup": "True", "hovertemplate": "Star=Çetin Tekindor<br>Genre=%{x}<br>IMDB_Rating=%{y}<extra></extra>", "legendgroup": "Çetin Tekindor", "marker": {"color": "#FFA15A", "pattern": {"shape": ""}}, "name": "Çetin Tekindor", "offsetgroup": "Çetin Tekindor", "orientation": "v", "showlegend": true, "textposition": "auto", "type": "bar", "x": ["Drama"], "xaxis": "x", "y": [8.3], "yaxis": "y"}, {"alignmentgroup": "True", "hovertemplate": "Star=Jim Carrey<br>Genre=%{x}<br>IMDB_Rating=%{y}<extra></extra>", "legendgroup": "Jim Carrey", "marker": {"color": "#19d3f3", "pattern": {"shape": ""}}, "name": "Jim Carrey", "offsetgroup": "Jim Carrey", "orientation": "v", "showlegend": true, "textposition": "auto", "type": "bar", "x": ["Drama"], "xaxis": "x", "y": [8.3], "yaxis": "y"}, {"alignmentgroup": "True", "hovertemplate": "Star=Audrey Tautou<br>Genre=%{x}<br>IMDB_Rating=%{y}<extra></extra>", "legendgroup": "Audrey Tautou", "marker": {"color": "#FF6692", "pattern": {"shape": ""}}, "name": "Audrey Tautou", "offsetgroup": "Audrey Tautou", "orientation": "v", "showlegend": true, "textposition": "auto", "type": "bar", "x": ["Comedy"], "xaxis": "x", "y": [8.3], "yaxis": "y"}, {"alignmentgroup": "True", "hovertemplate": "Star=Jason Statham<br>Genre=%{x}<br>IMDB_Rating=%{y}<extra></extra>", "legendgroup": "Jason Statham", "marker": {"color": "#B6E880", "pattern": {"shape": ""}}, "name": "Jason Statham", "offsetgroup": "Jason Statham", "orientation": "v", "showlegend": true, "textposition": "auto", "type": "bar", "x": ["Comedy"], "xaxis": "x", "y": [8.3], "yaxis": "y"}, {"alignmentgroup": "True", "hovertemplate": "Star=Ellen Burstyn<br>Genre=%{x}<br>IMDB_Rating=%{y}<extra></extra>", "legendgroup": "Ellen Burstyn", "marker": {"color": "#FF97FF", "pattern": {"shape": ""}}, "name": "Ellen Burstyn", "offsetgroup": "Ellen Burstyn", "orientation": "v", "showlegend": true, "textposition": "auto", "type": "bar", "x": ["Drama"], "xaxis": "x", "y": [8.3], "yaxis": "y"}, {"alignmentgroup": "True", "hovertemplate": "Star=Robin Williams<br>Genre=%{x}<br>IMDB_Rating=%{y}<extra></extra>", "legendgroup": "Robin Williams", "marker": {"color": "#FECB52", "pattern": {"shape": ""}}, "name": "Robin Williams", "offsetgroup": "Robin Williams", "orientation": "v", "showlegend": true, "textposition": "auto", "type": "bar", "x": ["Drama"], "xaxis": "x", "y": [8.3], "yaxis": "y"}, {"alignmentgroup": "True", "hovertemplate": "Star=Mohammad Amir Naji<br>Genre=%{x}<br>IMDB_Rating=%{y}<extra></extra>", "legendgroup": "Mohammad Amir Naji", "marker": {"color": "#636efa", "pattern": {"shape": ""}}, "name": "Mohammad Amir Naji", "offsetgroup": "Mohammad Amir Naji", "orientation": "v", "showlegend": true, "textposition": "auto", "type": "bar", "x": ["Drama"], "xaxis": "x", "y": [8.3], "yaxis": "y"}], "layout": {"barmode": "group", "legend": {"title": {"text": "Star"}, "tracegroupgap": 0}, "margin": {"t": 60}, "xaxis": {"anchor": "y", "domain": [0, 1], "title": {"text": "Genre"}}, "yaxis": {"anchor": "x", "domain": [0, 1], "title": {"text": "IMDB_Rating"}}}}
